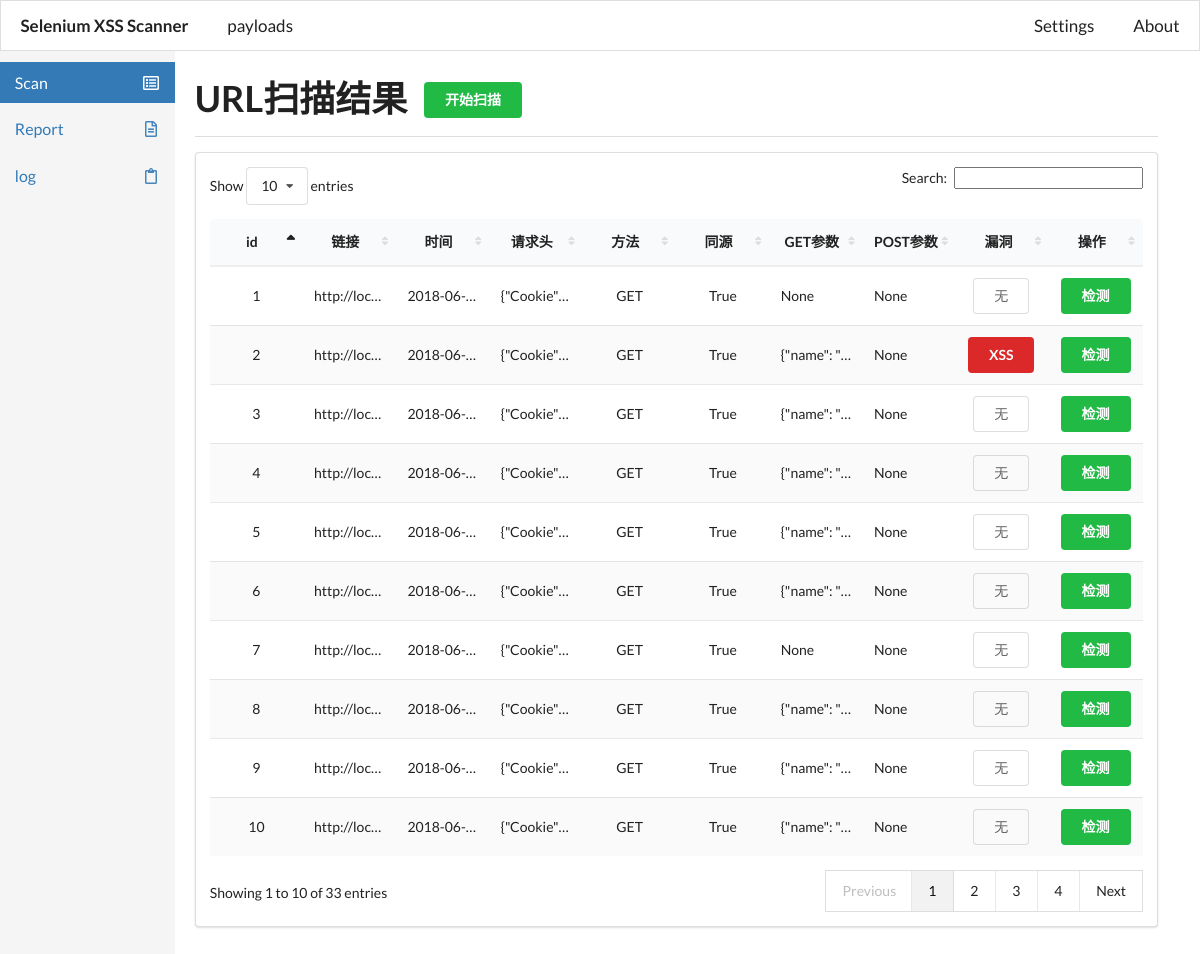
The page / on the database its author committed.
### tables this page shows
CREATE TABLE data(
                    id INTEGER PRIMARY KEY AUTOINCREMENT,
                    url text,
                    startedTime text,
                    headers text,
                    method text,
                    same_netloc text,
                    queryString text,
                    postData text,
                    vulnerable INTEGER DEFAULT 0
                );

### main.py (the view)
@app.route('/', methods=['GET'])
def basic_init():
    cur = g.db.execute('SELECT id, url, startedTime, headers, method, same_netloc, queryString, postData, vulnerable FROM data ORDER BY id')
    datas = [dict(id=row[0], url=row[1], startedTime=row[2], headers=row[3], method=row[4], \
    same_netloc=row[5], queryString=row[6], postData=row[7], vulnerable=row[8]) for row in cur.fetchall()]
    table_header = [
            'id',
            "链接",
            "时间",
            "请求头",
            "方法",
            "同源",
            "GET参数",
            "POST参数",
            "漏洞",
            "操作"
    ]
    g.db.commit()
    return render_template("dashboard.html", table_header=table_header, datas=datas)

### main.py (called while the page is built)
def connect_db():
    return sqlite3.connect('./database/url.db')

@app.before_request
def before_request():
    g.db = connect_db()

@app.teardown_request
def teardown_request(Exception):
    if hasattr(g, 'db'):
        g.db.close()

### templates/dashboard.html (shortened to what this page needs)
<!DOCTYPE html>
<html>
<head>
	<link rel="stylesheet" href="./static/css/semantic.css">
	<link rel="stylesheet" href="./static/css/default.css">
	<link rel="stylesheet" href="./static/css/pandoc-code-highlight.css">
	<link rel="stylesheet" href="./static/css/dataTables.semanticui.min.css">
</head>
<body>
	<div class="ui huge borderless fixed fluid menu">
		<a class="header item">Selenium XSS Scanner</a>
		<div class="left menu">
			<a class="item" id="payloads">payloads</a>
		</div>
		<div class="right menu">
			<a class="item" id="Settings">Settings</a>
			<a class="item" id="about">About</a>
		</div>
	</div>
	<div class="ui grid">
		<div class="row">
			<div class="column" id="sidebar">
				<div class="ui secondary vertical fluid menu">
					<a class="active item" id="Scan">
						<i class="list alternate outline icon"></i>
						Scan
					</a>
					<a class="item" id="Report">
						<i class="file alternate outline icon"></i>
						Report
					</a>
					<a class="item" id="view_log">
						<i class="clipboard outline icon"></i>
						log
					</a>
				</div>
			</div>
			<div class="column is_Scan" id="content">
				<div class="ui grid">
					<div class="row">
						<h1 class="ui huge header">
							<div class="content">
								URL扫描结果
							</div>
							<button class="ui right floated positive button" id="scan_button" style="margin-top: 0.5em;margin-left: 1.2em;">开始扫描</button>
						</h1>
					</div>
					<div class="ui divider"></div>
					<div class="row">
						<div class="ui segment">
							<table class="ui single line striped selectable table" id="myTable">
								<thead>
									<tr>
										{% for header in table_header %}
										<th class="center aligned">{{ header }}</th>
										{% endfor %}
									</tr>
								</thead>
								<tbody>
									{% for data in datas %}
									<tr>
										<td class="center aligned" id="url_id">{{ data.id }}</td>
										<td style="max-width: 300px;white-space: nowrap;overflow: hidden;text-overflow: ellipsis">{{ data.url }}</td>
										<td style="max-width: 200px;white-space: nowrap;overflow: hidden;text-overflow: ellipsis">{{ data.startedTime }}</td>
										<td style="max-width: 300px;white-space: nowrap;overflow: hidden;text-overflow: ellipsis">{{ data.headers }}</td>
										<td class="center aligned">{{ data.method }}</td>
										<td class="center aligned">{{ data.same_netloc }}</td>
										<td style="max-width: 200px;white-space: nowrap;overflow: hidden;text-overflow: ellipsis">{{ data.queryString }}</td>
										<td style="max-width: 200px;white-space: nowrap;overflow: hidden;text-overflow: ellipsis">{{ data.postData }}</td>
										<td class="center aligned">
											{% if data.vulnerable == 1 %}
												<button class="ui red button">
													XSS
												</button>
											{% else %}
												<button class="ui basic button">
													无
												</button>
											{% endif %}
										</td>
										<td class="center aligned" id="operate">{{ data.operate }}
											<button class="ui green button operate_button">检测</button>
										</td>
									</tr>
									{% endfor %}
								</tbody>
							</table>
						</div>
					</div>
				</div>
			</div>
		</div>
	</div>
</body>
</html>

### static/css/default.css (style rules this page uses)
body { -webkit-font-smoothing: antialiased; -moz-osx-font-smoothing: grayscale; text-rendering: optimizeLegibility; }
.ui.menu { border-radius: 0; box-shadow: none; margin-bottom: 0; -moz-font-feature-settings: "smcp" 0, "onum" 0; -ms-font-feature-settings: "smcp" 0, "onum" 0; -o-font-feature-settings: "smcp" 0, "onum" 0; -webkit-font-feature-settings: "smcp" 0, "onum" 0; font-feature-settings: "smcp" 0, "onum" 0; }

### templates/dashboard.html (style rules this page uses)
body { display: relative; }
#sidebar { position: fixed; top: 30px; left: 0; bottom: 0; width: 14.6%; background-color: #f5f5f5; padding: 0px; }
#sidebar .ui.menu { margin: 2em 0 0; font-size: 16px; }
#sidebar .ui.menu>a.item { color: #337ab7; border-radius: 0 !important; }
#sidebar .ui.menu>a.item.active { background-color: #337ab7; color: white; border: none !important; }
#content { margin-left: 17%; width: 85.4%; margin-top: 3em; float: left; }
#content>.ui.grid { padding-right: 4em; padding-bottom: 3em; }
#content h1 { font-size: 36px; }
#content .ui.divider:not(.hidden) { margin: 0; }
#content table.ui.table { border: none; }
#content table.ui.table thead th { border-bottom: 2px solid #eee !important; }
table { table-layout: fixed; width: 100%; }

### rows shown on the page
data: id "1", url "http://loc…", startedTime "2018-06-…", headers "{\"Cookie\"…", method "GET", same_netloc "True", queryString "None", postData "None", vulnerable "无"
data: id "2", url "http://loc…", startedTime "2018-06-…", headers "{\"Cookie\"…", method "GET", same_netloc "True", queryString "{\"name\": \"…", postData "None", vulnerable "XSS"
data: id "3", url "http://loc…", startedTime "2018-06-…", headers "{\"Cookie\"…", method "GET", same_netloc "True", queryString "{\"name\": \"…", postData "None", vulnerable "无"
data: id "4", url "http://loc…", startedTime "2018-06-…", headers "{\"Cookie\"…", method "GET", same_netloc "True", queryString "{\"name\": \"…", postData "None", vulnerable "无"
data: id "5", url "http://loc…", startedTime "2018-06-…", headers "{\"Cookie\"…", method "GET", same_netloc "True", queryString "{\"name\": \"…", postData "None", vulnerable "无"
data: id "6", url "http://loc…", startedTime "2018-06-…", headers "{\"Cookie\"…", method "GET", same_netloc "True", queryString "{\"name\": \"…", postData "None", vulnerable "无"
data: id "7", url "http://loc…", startedTime "2018-06-…", headers "{\"Cookie\"…", method "GET", same_netloc "True", queryString "None", postData "None", vulnerable "无"
data: id "8", url "http://loc…", startedTime "2018-06-…", headers "{\"Cookie\"…", method "GET", same_netloc "True", queryString "{\"name\": \"…", postData "None", vulnerable "无"
data: id "9", url "http://loc…", startedTime "2018-06-…", headers "{\"Cookie\"…", method "GET", same_netloc "True", queryString "{\"name\": \"…", postData "None", vulnerable "无"
data: id "10", url "http://loc…", startedTime "2018-06-…", headers "{\"Cookie\"…", method "GET", same_netloc "True", queryString "{\"name\": \"…", postData "None", vulnerable "无"

### other values the page prints
{{ header }} "id" "链接" "时间" "请求头" "方法" "同源" "GET参数" "POST参数" "漏洞" "操作"
